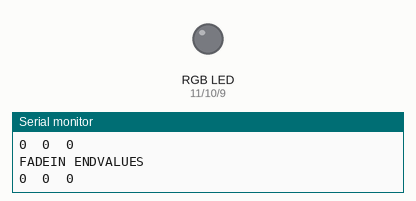
The sketch below on a simulated Arduino Uno, built with avr-gcc and run on an emulated ATmega328P. Parts: an RGB LED mixed from three pins (HIGH = lit), the last lines printed to the serial monitor.

Above: at 1.15 s.
At 6.23 s:
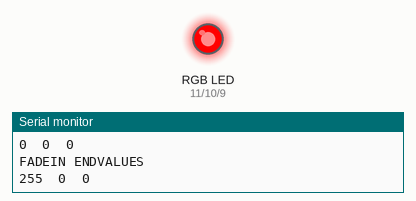
Timing chart, 0 to 6.4 s (numbered marks = the images above):
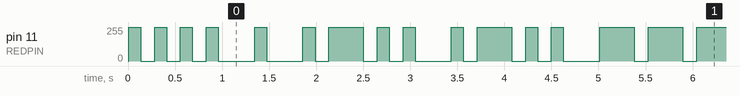

Measured:
- by itself, pin 11 (REDPIN): 0/255 → 254/255 at 0.01 s, → 0/255 0.13 s later, → 254/255 0.15 s later, → 0/255 0.13 s later, … (31 changes in this stretch)

The sketch:

RGB-Morsecode.ino
```cpp
// Declare global variables

// Replace pin-number with name for future use
#define REDPIN 11
#define GREENPIN 10
#define BLUEPIN 9

// color arrays
byte black[3]   = {0, 0, 0};
byte white[3]   = {255, 255, 255};

byte red[3]     = {255, 0, 0};
byte green[3]   = {0, 255, 0};
byte blue[3]    = {0, 0, 255};

byte yellow[3]  = {255, 255, 0};
byte magenta[3] = {255, 0, 255};
byte cyan[3]    = {0, 255, 255};

// Value of the PWM-Level in analogWrite()
// use byte as data type for 8-Bit unsigned number, from 0-255
byte redValue = 0;
byte greenValue = 0;
byte blueValue = 0;

// delayTime in for-loops
int delayTime = 10;

char helloWorld[] = "Hello World";

// Setup
void setup() {
  // declare pins for RGB-LED
  pinMode(REDPIN, OUTPUT); // RED LED
  pinMode(GREENPIN, OUTPUT); // GREEN LED
  pinMode(BLUEPIN, OUTPUT); // BLUE LED

  // serial output for debugging
  Serial.begin(9600);
}

// Loop
void loop() {
  // put your main code here, to run repeatedly:

  /*
  fadeLed(2000, 250, 2000, 250, red);
  fadeLed(2000, 250, 2000, 250, green);
  fadeLed(2000, 250, 2000, 250, blue);

  fadeLed(2000, 250, 2000, 250, yellow);
  fadeLed(2000, 250, 2000, 250, magenta);
  fadeLed(2000, 250, 2000, 250, cyan);
  */

  /*  //SOS
  dit();
  pauseSymbol();
  dit();
  pauseSymbol();
  dit();

  pauseCharacter();

  dah();
  pauseSymbol();
  dah();
  pauseSymbol();
  dah();

  pauseCharacter();

  dit();
  pauseSymbol();
  dit();
  pauseSymbol();
  dit();
  */

  morse(helloWorld);

  // Pause between new loop
  delay(2000);
}

// Fade Function with variable Fade-In, Fade-Out, On-/Off-Time for the set color
// use fadeInTime/fadeOutTime = 0 for blink
void fadeLed(int fadeInTime, int onTime, int fadeOutTime, int offTime, byte color[3] ){

  // FADEIN phase
  int fadeInDelay = fadeInTime / 255;
  for (byte i = 0; i < 255; i++) {
    // set pin to PWM-Level for the specific color
    analogWrite(REDPIN, redValue);
    analogWrite(GREENPIN, greenValue);
    analogWrite(BLUEPIN, blueValue);

    // increment PWM-Level
    if(redValue < color[0]) {
      redValue += 1;
    }
    if(greenValue < color[1]) {
      greenValue += 1;
    }
    if(blueValue < color[2]) {
      blueValue += 1;
    }

    delay(fadeInDelay);
  }

  // Debug
  Serial.println("FADEIN ENDVALUES");
  Serial.print(redValue);
  Serial.print("\t");
  Serial.print(greenValue);
  Serial.print("\t");
  Serial.print(blueValue);
  Serial.print("\t");
  Serial.println("");

  // ON phase
  delay(onTime);

  // FADEOUT phase
  int fadeOutDelay = fadeOutTime / 255;
  for (byte i = 0; i < 255; i++) {
    // set pin to PWM-Level for the specific color
    analogWrite(REDPIN, redValue);
    analogWrite(GREENPIN, greenValue);
    analogWrite(BLUEPIN, blueValue);

    // increment PWM-Level
    if(redValue != 0) {
      redValue -= 1;
    }
    if(greenValue != 0) {
      greenValue -= 1;
    }
    if(blueValue != 0) {
      blueValue -= 1;
    }

    delay(fadeOutDelay);
  }
  // turn pins fully off
  digitalWrite(REDPIN, LOW);
  digitalWrite(GREENPIN, LOW);
  digitalWrite(BLUEPIN, LOW);

  // Debug
  Serial.println("FADEOUT ENDVALUES");
  Serial.print(redValue);
  Serial.print("\t");
  Serial.print(greenValue);
  Serial.print("\t");
  Serial.print(blueValue);
  Serial.print("\t");
  Serial.println("");

  // OFF phase
  delay(offTime);

}

// Morsecodes
// Symbols:
//    Long   ===  (3 dits = 1 dah)
//    Short  =    (1 dit)
// Pauses:
//    between two symbols           _       (1 dit long)
//    between characters in a word  ___     (3 dits long)
//    between words                 _______ (7 dits long)
//
//  ALPHABET
//
// A  .-          =_===
// B  -...        ===_=_=_=
// C  -.-.
// D  -..
// E  .

// Speeds and lengths
int morseSpeed = 120;   // slow = 240, normal = 120, fast = 60
int dahLength = 3*morseSpeed;
int ditLength = 1*morseSpeed;
// Pauses
int pSymbol = 1*morseSpeed;
int pCharacter = 3*morseSpeed;
int pWord = 7*morseSpeed;

// pause between symbol
void pauseSymbol(){
  fadeLed(0, pSymbol, 0, 0, black);
}

// pause between characters
void pauseCharacter(){
  fadeLed(0, pCharacter, 0, 0, black);
}

// pause between words
void pauseWord(){
  fadeLed(0, pWord, 0, 0, blue);
}

// Dit
void dit(bool hasPauseSymbol = true){
  fadeLed(0, ditLength, 0, 0, red);
  if(hasPauseSymbol){
    pauseSymbol();
  }
}

// Dah
void dah(bool hasPauseSymbol = true){
  fadeLed(0, dahLength, 0, 0, red);
  if(hasPauseSymbol){
    pauseSymbol();
  }
}

// translate character to beep-code
void charToBeep(char character){
  switch (character) {
    case 'a':
      dit();
      dah(false);
      break;
    case 'b':
      dah();
      dit();
      dit();
      dit(false);
      break;
    case 'c':
      dah();
      dit();
      dah();
      dit(false);
      break;
    case 'd':
      dah();
      dit();
      dit(false);
      break;
    case 'e':
      dit(false);
      break;
    case 'f':
      dit();
      dit();
      dah();
      dit(false);
      break;
    case 'g':
      dah();
      dah();
      dit(false);
      break;
    case 'h':
      dit();
      dit();
      dit();
      dit(false);
      break;
    case 'i':
      dit();
      dit(false);
      break;
    case 'j':
      dit();
      dah();
      dah();
      dah(false);
      break;
    case 'k':
      dah();
      dit();
      dah(false);
      break;
    case 'l':
      dit();
      dah();
      dit();
      dit(false);
      break;
    case 'm':
      dah();
      dah(false);
      break;
    case 'n':
      dah();
      dit(false);
      break;
    case 'o':
      dah();
      dah();
      dah(false);
      break;
    case 'p':
      dit();
      dah();
      dah();
      dit(false);
      break;
    case 'q':
      dah();
      dah();
      dit();
      dah(false);
      break;
    case 'r':
      dit();
      dah();
      dit(false);
      break;
    case 's':
      dit();
      dit();
      dit(false);
      break;
    case 't':
      dah(false);
      break;
    case 'u':
      dit();
      dit();
      dah(false);
      break;
    case 'v':
      dit();
      dit();
      dit();
      dah(false);
      break;
    case 'w':
      dit();
      dah();
      dah(false);
      break;
    case 'x':
      dah();
      dit();
      dit();
      dah(false);
      break;
    case 'y':
      dah();
      dit();
      dah();
      dah(false);
      break;
    case 'z':
      dah();
      dah();
      dit();
      dit(false);
      break;
    case '1':
      dit();
      dah();
      dah();
      dah();
      dah(false);
      break;
    case '2':
      dit();
      dit();
      dah();
      dah();
      dah(false);
      break;
    case '3':
      dit();
      dit();
      dit();
      dah();
      dah(false);
      break;
    case '4':
      dit();
      dit();
      dit();
      dit();
      dah(false);
      break;
    case '5':
      dit();
      dit();
      dit();
      dit();
      dit(false);
      break;
    case '6':
      dah();
      dit();
      dit();
      dit();
      dit(false);
      break;
    case '7':
      dah();
      dah();
      dit();
      dit();
      dit(false);
      break;
    case '8':
      dah();
      dah();
      dah();
      dit();
      dit(false);
      break;
    case '9':
      dah();
      dah();
      dah();
      dah();
      dit(false);
      break;
    case '0':
      dah();
      dah();
      dah();
      dah();
      dah(false);
      break;
    default:
      break;
  }
}

// Morse-Code
void morse(char message[]){
  // initiate counter
  int i = 0;

  // loop through char-array
  while(i < strlen(message)){
    // make string lowercase only
    message[i] = tolower(message[i]);

    // Make beep-code
    charToBeep(message[i]);

    // check if there is any symbol left
    if(i < strlen(message)-1){
      // if the next symbol is a space, then do a pause between words
      // if next symbol is not a space, then do a pause between characters
      if(isspace(message[i+1])){
        pauseWord();
      } else {
        // dont do a pauseCharacter after a space
        if(isspace(message[i])) {
          // do nothing
          } else {
          pauseCharacter();
        }
      }
    }

    // increment counter
    i++;
  }
}
```
